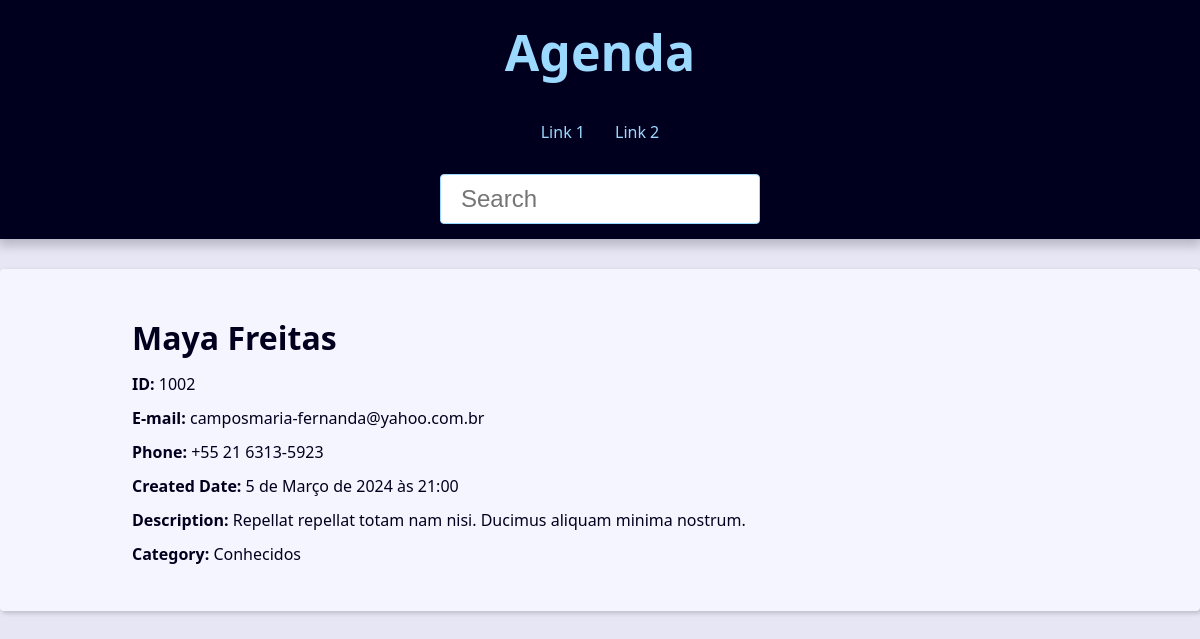
The page /contact/1002/ on the database its author committed.
### contact/models.py (models this page shows, shortened)
class Contact(models.Model):
    first_name = models.CharField(max_length=50)
    last_name = models.CharField(max_length=50, blank=True)
    phone = models.CharField(max_length=50)
    email = models.EmailField(max_length=254, blank=True)
    created_date = models.DateTimeField(default=timezone.now)
    description = models.TextField(blank=True)
    show = models.BooleanField(default=True)
    picture = models.ImageField(blank=True, upload_to="pictures/%Y/%m/")
    category = models.ForeignKey(
        Category, on_delete=models.SET_NULL, blank=True, null=True
    )
    owner = models.ForeignKey(User, on_delete=models.SET_NULL, blank=True, null=True)

class Category(models.Model):
    class Meta:
        verbose_name = "Category"
        verbose_name_plural = "Categories"
    name = models.CharField(max_length=50)

### contact/views/contact_views.py (the view)
# urls.py: path("contact/<int:contact_id>/", views.contact, name="contact"),
def contact(request, contact_id):
    single_contact = get_object_or_404(Contact, pk=contact_id, show=True)
    site_title = f"{single_contact.first_name} {single_contact.last_name} - "
    context = {"contact": single_contact, "site_title": site_title}
    return render(request, "contact/contact.html", context)

### contact/templates/contact/contact.html
{% extends "global/base.html" %}
{% block content %}
<div class="single-contact">
    <h1 class="single-contact-name">
        {{ contact.first_name }} {{ contact.last_name }}
    </h1>
    <p><b>ID: </b> {{ contact.id }}</p>
    <p><b>E-mail: </b> {{ contact.email }}</p>
    <p><b>Phone: </b> {{ contact.phone }}</p>
    <p><b>Created Date: </b> {{ contact.created_date }}</p>
    <p><b>Description: </b> {{ contact.description }}</p>
    <p><b>Category: </b> {{ contact.category.name }}</p>
</div>
{% endblock content %}

### base_static/global/css/style.css (style rules this page uses)
:root { --spacing: 1.5rem; --link-dark-color: rgb(0, 83, 134); --link-light-color: rgb(156, 217, 255); --clr-white: rgb(245, 245, 255); --clr-black: rgb(0, 0, 30); --clr-light-gray: rgb(230, 230, 245); --clr-dark-shadow-5: rgba(0, 0, 10, 5%); --clr-dark-shadow-10: rgba(0, 0, 10, 10%); --clr-dark-shadow-20: rgba(0, 0, 10, 20%); --clr-light-shadow-5: rgba(200, 200, 255, 5%); --clr-light-shadow-10: rgba(200, 200, 255, 10%); --clr-light-shadow-20: rgba(200, 200, 255, 20%); --main-page-width: 120rem; --table-min-width: 60rem; --biggest-font-size: 5rem; --bigger-font-size: 4rem; --big-font-size: 3.2rem; --medium-font-size: 2.4rem; --small-font-size: 1.6rem; --smaller-font-size: 1.4rem; --smallest-font-size: 1.2rem; --transition-fast: 300ms; --transition-medium: 600ms; --transition-slow: 1s; --default-border-radius: 4px; }
*, *::before, *::after { margin: 0; padding: 0; box-sizing: border-box; }
html { font-size: 62.5%; }
body { font-family: system-ui, -apple-system, BlinkMacSystemFont, "Segoe UI", Roboto, Oxygen, Ubuntu, Cantarell, "Open Sans", "Helvetica Neue", sans-serif; line-height: 1.5; font-size: var(--small-font-size); color: var(--clr-black); -webkit-font-smoothing: antialiased; background: var(--clr-light-gray); }
@media (min-width: 600px) { .single-contact { max-width: 80%; margin: calc(var(--spacing) * 2) auto; } }
.single-contact h1 { margin: 1rem 0; }
.single-contact p { margin: 1rem 0; }

### rows shown on the page
Contact: first_name "Maya", last_name "Freitas", id "1002", email "camposmaria-fernanda@yahoo.com.br", phone "+55 21 6313-5923", created_date "5 de Março de 2024 às 21:00", description "Repellat repellat totam nam nisi. Ducimus aliquam minima nostrum.", category.name "Conhecidos"
